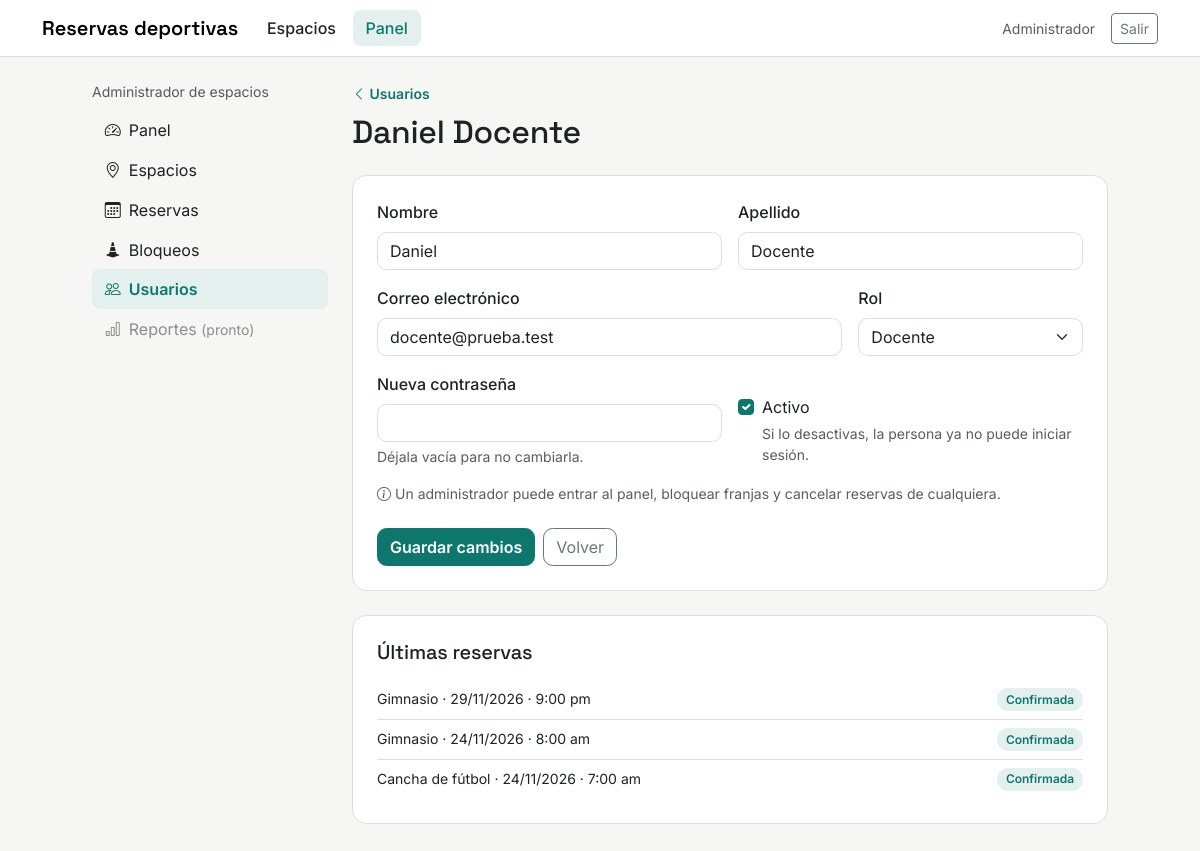
Page /panel/usuarios/4/ (signed in) on the committed database.
### reservas/models.py (models this page shows, shortened)
class Reserva(models.Model):
    class Estado(models.TextChoices):
        CONFIRMADA = "confirmada", "Confirmada"
        CANCELADA = "cancelada", "Cancelada"
    usuario = models.ForeignKey(
        settings.AUTH_USER_MODEL, on_delete=models.CASCADE, related_name="reservas"
    )
    espacio = models.ForeignKey(
        Espacio, on_delete=models.PROTECT, related_name="reservas"
    )
    fecha = models.DateField()
    hora_inicio = models.TimeField()
    estado = models.CharField(
        max_length=20, choices=Estado.choices, default=Estado.CONFIRMADA
    )
    creada_en = models.DateTimeField(auto_now_add=True)
    class Meta:
        ordering = ["fecha", "hora_inicio"]
        constraints = [
            models.UniqueConstraint(
                fields=["espacio", "fecha", "hora_inicio"],
                condition=Q(estado="confirmada"),
                name="una_reserva_confirmada_por_franja",
            )
        ]

### espacios/models.py (models this page shows, shortened)
class Espacio(models.Model):
    class Tipo(models.TextChoices):
        CANCHA = "cancha", "Cancha"
        GIMNASIO = "gimnasio", "Gimnasio"
        OTRO = "otro", "Otro"
    nombre = models.CharField(max_length=100)
    tipo = models.CharField(max_length=20, choices=Tipo.choices, default=Tipo.CANCHA)
    descripcion = models.TextField(blank=True)
    activo = models.BooleanField(default=True)

### panel/views.py (the view)
# urls.py: path("usuarios/<int:usuario_id>/", views.usuario_form, name="usuario_editar"),
@solo_administrador
def usuario_form(request, usuario_id=None):
    usuario = get_object_or_404(User, pk=usuario_id) if usuario_id else None
    form = UsuarioForm(request.POST or None, usuario=usuario, editor=request.user)
    if request.method == "POST" and form.is_valid():
        guardado = form.save()
        nombre = guardado.get_full_name() or guardado.username
        messages.success(request, f"Usuario «{nombre}» {'actualizado' if usuario else 'creado'}.")
        return redirect("panel:usuarios")
    reservas_usuario = []
    if usuario:
        reservas_usuario = (
            Reserva.objects.filter(usuario=usuario).select_related("espacio")
            .order_by("-fecha", "-hora_inicio")[:10]
        )
    return render(request, "panel/usuario_form.html", {
        "seccion": "usuarios", "form": form, "usuario_editado": usuario,
        "reservas_usuario": reservas_usuario,
    })

### panel/forms.py (called while the page is built)
def con_estilo_bootstrap(form):
    for campo in form.fields.values():
        widget = campo.widget
        if isinstance(widget, forms.CheckboxInput):
            widget.attrs["class"] = "form-check-input"
        elif isinstance(widget, forms.Select):
            widget.attrs["class"] = "form-select"
        else:
            widget.attrs["class"] = "form-control"

### panel/views.py (called while the page is built)
def solo_administrador(vista):
    @login_required
    @wraps(vista)
    def envoltura(request, *args, **kwargs):
        if not request.user.is_staff:
            messages.error(request, "Solo el administrador puede entrar al panel.")
            return redirect("espacios:lista")
        return vista(request, *args, **kwargs)
    return envoltura

### reservas/templatetags/horas.py (called while the page is built)
@register.filter
def ampm(hora):
    if hora is None:
        return ""
    h12 = hora.hour % 12 or 12
    sufijo = "am" if hora.hour < 12 else "pm"
    return f"{h12}:{hora.minute:02d} {sufijo}"

### panel/templates/panel/usuario_form.html (shortened to what this page needs)
{% extends "panel/base_panel.html" %}
{% load horas %}
{% block panel %}
<a href="{% url 'panel:usuarios' %}" class="small fw-semibold text-decoration-none"><i class="bi bi-chevron-left"></i> Usuarios</a>
<h1 class="h2 mt-2 mb-4">
  {% if usuario_editado %}{{ usuario_editado.get_full_name|default:usuario_editado.username }}{% else %}Nuevo usuario{% endif %}
</h1>
<form method="post" class="tarjeta p-3 p-md-4 mb-4" novalidate>
  <div class="row g-3">
    <div class="col-md-6">{% include "panel/_campo.html" with campo=form.nombre %}</div>
    <div class="col-md-6">{% include "panel/_campo.html" with campo=form.apellido %}</div>
    <div class="col-md-8">{% include "panel/_campo.html" with campo=form.correo %}</div>
    <div class="col-md-4">{% include "panel/_campo.html" with campo=form.rol %}</div>
    <div class="col-md-6">{% include "panel/_campo.html" with campo=form.password %}</div>
    <div class="col-md-6 d-flex align-items-end">{% include "panel/_campo.html" with campo=form.activo %}</div>
  </div>
  <p class="small text-body-secondary mt-3 mb-0"><i class="bi bi-info-circle me-1"></i>Un administrador puede entrar al panel, bloquear franjas y cancelar reservas de cualquiera.</p>
  <div class="d-flex gap-2 mt-4">
    <button type="submit" class="btn btn-verde">{% if usuario_editado %}Guardar cambios{% else %}Crear usuario{% endif %}</button>
    <a href="{% url 'panel:usuarios' %}" class="btn btn-outline-secondary">Volver</a>
  </div>
</form>
{% if usuario_editado %}
  <section class="tarjeta p-3 p-md-4">
    <h2 class="h5 mb-3">Últimas reservas</h2>
    {% if reservas_usuario %}
      <ul class="list-unstyled mb-0 small">
        {% for r in reservas_usuario %}
          <li class="d-flex justify-content-between py-2 {% if not forloop.last %}border-bottom{% endif %}">
            <span>{{ r.espacio.nombre }} · {{ r.fecha|date:"d/m/Y" }} · {{ r.hora_inicio|ampm }}</span>
            <span class="etiqueta etiqueta-{{ r.estado }}">{{ r.get_estado_display }}</span>
          </li>
        {% endfor %}
      </ul>
    {% else %}
      <p class="small text-body-secondary mb-0">No tiene reservas.</p>
    {% endif %}
  </section>
{% endif %}
{% endblock %}

### static/css/estilos.css (style rules this page uses)
:root { --verde: #0e776d; --verde-oscuro: #0a5d55; --verde-claro: #e3f0ee; --oscuro: #142020; --fondo: #f6f6f4; --borde: #dedfdc; --gris: #e6e8e6; --ambar: #fbedc4; --ambar-texto: #7a5a0a; --bs-body-font-family: "Inter", system-ui, sans-serif; --bs-body-bg: var(--fondo); --bs-body-color: #1d2323; --bs-link-color: var(--verde); --bs-link-color-rgb: 14, 119, 109; --bs-link-hover-color: var(--verde-oscuro); --bs-link-hover-color-rgb: 10, 93, 85; --bs-border-color: var(--borde); --bs-border-radius: .6rem; --bs-focus-ring-color: rgba(14, 119, 109, .25); }
h1, h2, h3, .titulo { font-family: "Space Grotesk", "Inter", sans-serif; font-weight: 600; letter-spacing: -.01em; }
.form-control, .form-select { background-color: #fff; }
.form-check-input:checked { background-color: var(--verde); border-color: var(--verde); }
.btn-verde { --bs-btn-bg: var(--verde); --bs-btn-border-color: var(--verde); --bs-btn-color: #fff; --bs-btn-hover-bg: var(--verde-oscuro); --bs-btn-hover-border-color: var(--verde-oscuro); --bs-btn-hover-color: #fff; --bs-btn-active-bg: var(--verde-oscuro); --bs-btn-active-border-color: var(--verde-oscuro); --bs-btn-active-color: #fff; --bs-btn-disabled-bg: var(--verde); --bs-btn-disabled-border-color: var(--verde); --bs-btn-disabled-color: #fff; font-weight: 600; }
.tarjeta { background: #fff; border: 1px solid var(--borde); border-radius: .9rem; }
.etiqueta { display: inline-block; padding: .15rem .55rem; border-radius: 1rem; font-size: .75rem; font-weight: 600; }
.etiqueta-confirmada { background: var(--verde-claro); color: var(--verde); }

### rows in the picture
Reserva: espacio.nombre "Gimnasio", fecha "29/11/2026", hora_inicio|ampm "9:00 pm", estado "Confirmada"
Reserva: espacio.nombre "Gimnasio", fecha "24/11/2026", hora_inicio|ampm "8:00 am", estado "Confirmada"
Reserva: espacio.nombre "Cancha de fútbol", fecha "24/11/2026", hora_inicio|ampm "7:00 am", estado "Confirmada"

### other values in the picture
{{ usuario_editado.get_full_name|default:usuario_editado.username }} "Daniel Docente"
{{ campo.label }} "Nombre Apellido Correo electrónico Rol Nueva contraseña"
{{ campo.help_text }} "Déjala vacía para no cambiarla."
{{ campo.label }} "Activo"
{{ campo.help_text }} "Si lo desactivas, la persona ya no puede iniciar sesión."
